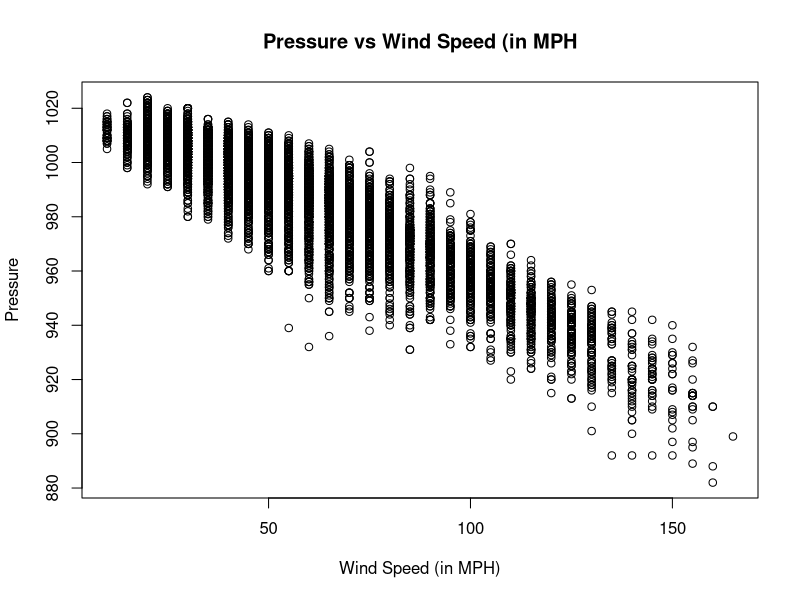
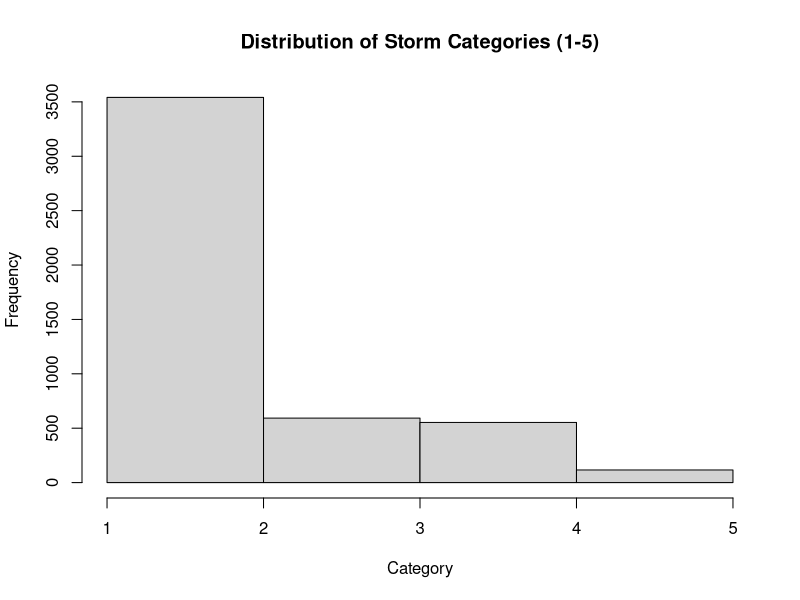
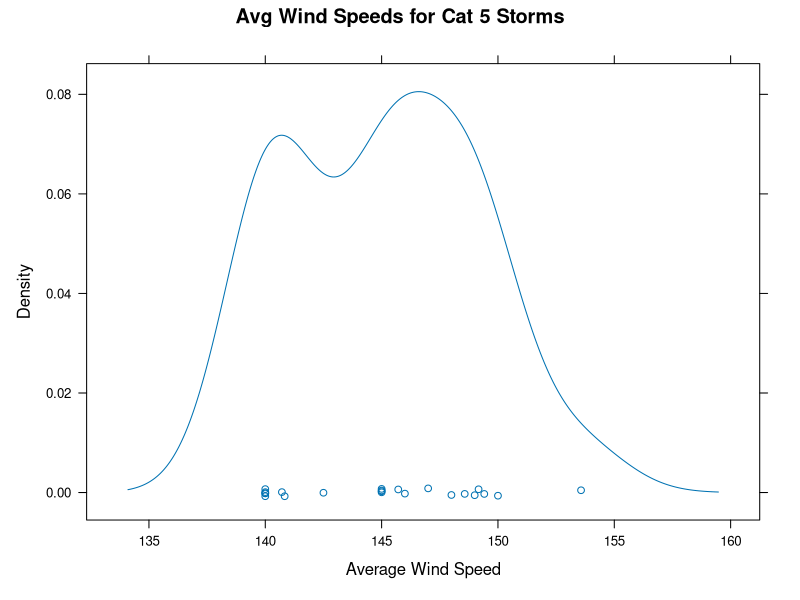
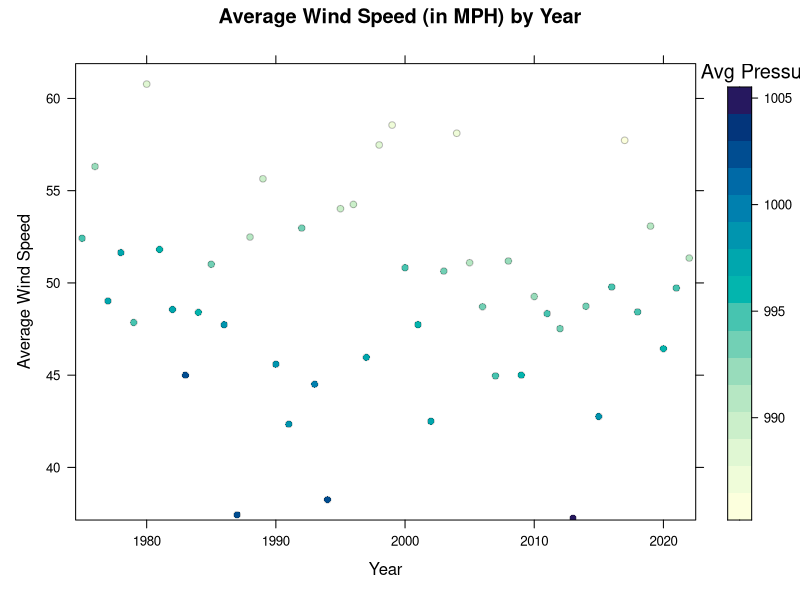
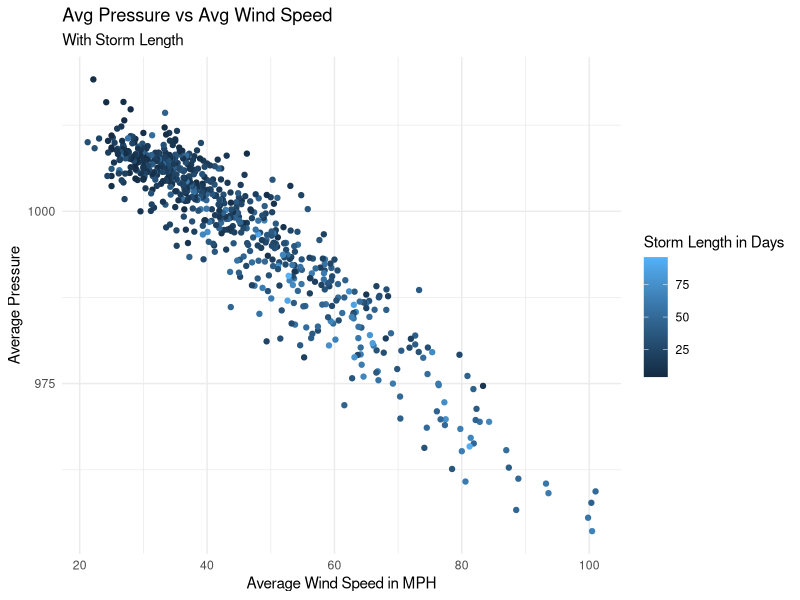
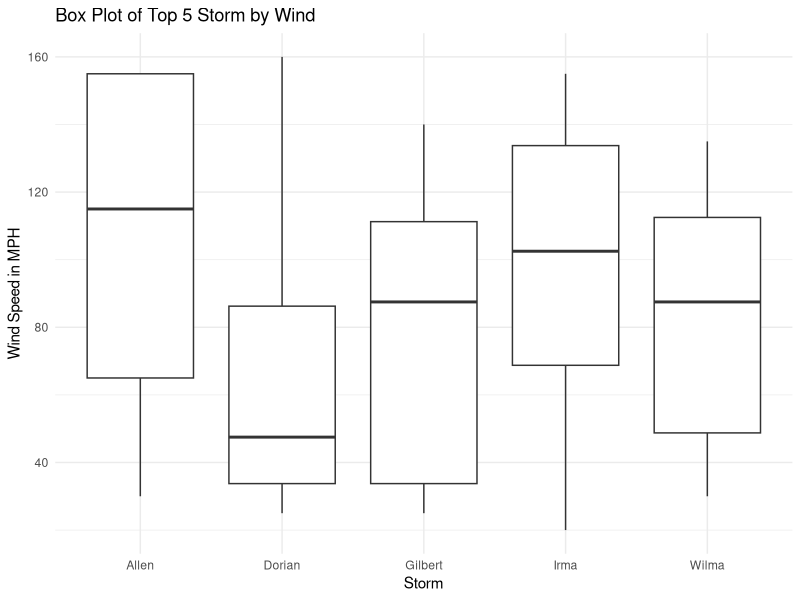

Write R code to recreate these figures, in order.
## ---- chunk 1
data("storms", package = "dplyr")
head(storms)
## ---- chunk 2
plot(storms$pressure~ storms$wind,
     ylab = "Pressure",
     xlab = "Wind Speed (in MPH)",
     main = "Pressure vs Wind Speed (in MPH")
## ---- chunk 3
hist(storms$category,
     breaks = 5,
     xlab = "Category",
     main = "Distribution of Storm Categories (1-5)")
## ---- chunk 4
library(dplyr)
library(lattice)
library(latticeExtra)
## ---- chunk 5
s_df <- storms
s_avg_wind <- s_df %>%
  group_by(name) %>%
  filter(category == 5) %>%
  summarise(avg_wind_speed = mean(wind))
  
densityplot(~avg_wind_speed,data=s_avg_wind,
            xlab = "Average Wind Speed",
            main = "Avg Wind Speeds for Cat 5 Storms")

## ---- chunk 6
s_pressure <- s_df %>%
  group_by(year) %>%
  summarise(avg_wind_speed = mean(wind), avg_pressure = mean(pressure))

levelplot(avg_pressure ~ year * avg_wind_speed,
          data = s_pressure,
          panel = panel.levelplot.points,
          xlab = "Year",
          ylab = "Average Wind Speed",
          main = "Average Wind Speed (in MPH) by Year",
          colorkey = list(title = "Avg Pressure",
                          title.control = list(side = "top"))
          )

## ---- chunk 7
library(ggplot2)
## ---- chunk 8
s_max <- s_df %>%
  group_by(name, year) %>%
  summarize(
    storm_length = n(),
    avg_wind = mean(wind),
    avg_pressure = mean(pressure)
  ) %>%
  arrange(desc(avg_wind))

ggplot(s_max, aes(x = avg_wind, y = avg_pressure, color=storm_length)) + 
  geom_point() +
  labs(title = "Avg Pressure vs Avg Wind Speed",
       subtitle = "With Storm Length",
       x = "Average Wind Speed in MPH",
       y = "Average Pressure",
       color = "Storm Length in Days") +
  theme_minimal()
## ---- chunk 9
#box plot of top 5 strongest storm by max winds
s_top_5_names <- s_df %>%
  group_by(name) %>%
  summarise(max_wind = max(wind)) %>%
  arrange(desc(max_wind)) %>%
  slice_head(n=5)

s_top_5 <- s_df %>%
  filter(name == s_top_5_names$name)
  
ggplot(s_top_5, aes(x = name, y = wind)) + geom_boxplot(outlier.color = "red") +
  labs(title = "Box Plot of Top 5 Storm by Wind",
       x = "Storm",
       y = "Wind Speed in MPH") +
  theme_minimal()
